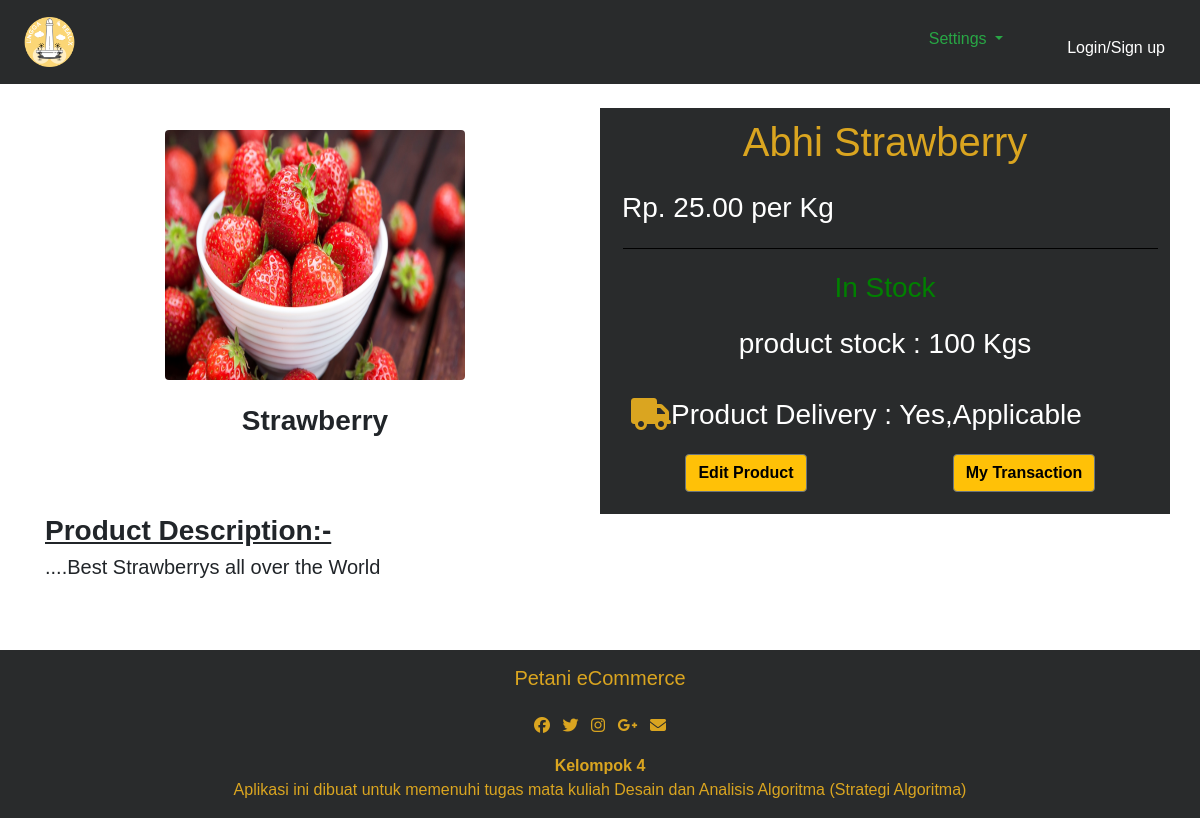
The page /FarmerPortal/FarmerProductDetails.php?id=31 on the database its author committed.
### tables this page shows
CREATE TABLE `products` (
  `product_id` int(100) NOT NULL,
  `farmer_fk` int(255) NOT NULL,
  `product_title` varchar(100) NOT NULL,
  `product_cat` varchar(100) NOT NULL,
  `product_type` varchar(100) NOT NULL,
  `product_expiry` varchar(25) NOT NULL,
  `product_image` text NOT NULL,
  `product_stock` int(100) NOT NULL,
  `product_price` int(100) NOT NULL,
  `product_desc` text NOT NULL,
  `product_keywords` text NOT NULL,
  `product_delivery` varchar(5) NOT NULL
);

### FarmerPortal/FarmerProductDetails.php (the view, shortened to what this page needs)
<?php
include("../Functions/functions.php");
?>
<!DOCTYPE html>
<html lang="en">
<head>
     <link rel="stylesheet" href="https://cdnjs.cloudflare.com/ajax/libs/font-awesome/4.7.0/css/font-awesome.min.css">
     <link rel="stylesheet" href="https://cdnjs.cloudflare.com/ajax/libs/font-awesome/4.7.0/css/font-awesome.min.css">
     <link rel="stylesheet" href="https://stackpath.bootstrapcdn.com/bootstrap/4.4.1/css/bootstrap.min.css">
     <link rel="stylesheet" href="../portal_files/bootstrap.min.css">
</head>
<body>
     <nav class="navbar navbar-expand-xl ">
          <a class="float-left" href="farmerHomepage.php">
               <img src="agro.png?v=1" class="float-left mr-2 moblogo" alt="Logo" style="height:50px;">
          </a>
          <div class="collapse navbar-collapse" id="navbarSupportedContent">
          </div>
          <div class=" flex-row-reverse right ">
               <div class="p-2 cart">
                    <div class='loginz'>
                    </div>
               </div>
               <div class="dropdown p-2 settings ">
                    <button class="btn  dropdown-toggle text-success" style="margin-top:-20px;" type="button" id="dropdownMenuButton" data-toggle="dropdown" aria-haspopup="true" aria-expanded="false">
                         Settings
                    </button>
               </div>
          </div>
     </nav>
     <br>
     <?php
     global $con;
     if (isset($_GET['id'])) {
          $prod_id = $_GET['id'];
          $query = "select * from products where product_id=" . $prod_id;
          $run_query = mysqli_query($con, $query);
          $resultCheck = mysqli_num_rows($run_query);
          if ($resultCheck > 0) {
               while ($rows = mysqli_fetch_array($run_query)) {
                    $product_title = $rows['product_title'];
                    $product_image = $rows['product_image'];
                    $product_type = $rows['product_type'];
                    $product_stock = $rows['product_stock'];
                    $product_description = $rows['product_desc'];
                    $product_price = $rows['product_price'];
                    $product_delivery = $rows['product_delivery'];
                    if ($product_stock == 0) {
                         $str = "Not In Stock";
                    } else {
                         $str = "In Stock";
                    }
                    if ($product_delivery == "no") {
                         $del = "Not Applicable";
                    } else {
                         $del = "Yes,Applicable";
                    }
                    $space = "....";
                    echo "<div class='container'>
                                   <div class='row'>
                                        <div class='col-md-6' style='padding:7px; margin-top:15px;'>
                                             <img src='../Admin/product_images/$product_image' class='rounded mx-auto d-block bord' height='250px' width='300px' >
                                             <br>
                                             <div class='row'>
                                                  <div class='col-md-12'>
                                                       <h3 class='text-center' style='font-weight:bold;'>$product_type</h3>
                                                  </div>
                                             </div>
                                        </div>
                                        <div class='col-md-6 blackgoldie'>
                                             <div class='row'>
                                                  <div class='col-md-12 bottom-rule aligncenter'>
                                                       <h1 style='color:goldenrod;padding:10px;'>$product_title</h1>
                                                  </div>
                                             </div>
                                             <h3  style='color:white;padding:7px;'>Rp. " . $product_price . ".00 per Kg</h3>
                                             <div class='row'>
                                                  <div class='col-md-12 text-center'>
                                                       <h3 style='color:green;padding:7px;'>$str<h3>
                                                  </div>
                                             </div>
                                             <div class='row'>
                                                  <div class='col-md-12 text-center'>
                                                       <h3 style='color:white;padding:7px;'><span class='monospaced'>product stock  : " . $product_stock . " Kgs" . "</span><h3>
                                                  </div>
                                             </div>
                                             <div class='row' style='padding:7px;'>
                                                  <div class='row text-center ml-4 mt-3' >
                                                       <i class='fa fa-truck fa-2x' aria-hidden='true' style='color:goldenrod;'> </i>
                                                       <h3 style='color:white;'>   Product Delivery : " . $del . "<h3>
                                                  </div>
                                             </div>
                                             <div class='row' style='padding:7px; margin-bottom:15px;' >
                                                  <div class='col-12 col-xl-6 col-lg-6 col-md-6 col-sm-12 aligncenter'> <a href='EditProduct.php?id=$prod_id' class='btn btn-warning border-secondary' style='color:black'><b>Edit Product</b></a></div>
                                                  <div class='col-12 col-xl-6 col-lg-6 col-md-6 col-sm-12 aligncenter'> <a href='Transactions.php' class='btn btn-warning border-secondary' style='color:black'><b>My Transaction</b></a></div>
                                             </div>
                                        </div>
                                   </div>
                              </div>
                              <div class='container'>
                                   <div class='desc'>
                                        <div class='row'>
                                             <div class='col-md-12'>
                                             <h3><span class='monospaced'><u><b>Product Description:-</b></u></span><h3>
                                             </div>
                                        </div>
                                        <div class='row'>
                                                  <div class='col-md-12'>
                                                       <h5><span class='monospaced'>" . $space . $product_description . "</span><h5>
                                                  </div>
                                             </div>
                                        </div>
                                   </div>
                              </div>";
               }
          }
     } else {
          echo "<br><br><hr><h1 align = center>Product Not Uploaded !</h1><br><br><hr>";
     }
     ?>
     <br><br>
<?php
include("../Includes/footer2.php");
?>
</body>
</html>

### FarmerPortal/FarmerProductDetails.php (style rules this page uses)
* { margin: 0; box-sizing: border-box; }
.dropdown { float: right; margin-right: 35px; margin-top: 20px; }
.loginz { float: right; margin-right: 20px; margin-top: 20px; }
body { margin: 0; padding: 0; font-family: sans-serif; background-size: cover; background-position: center; box-sizing: border-box; }
.aligncenter { text-align: center; }
a { color: goldenrod; }
img { max-width: 100%; display: inline-block; }
* { margin: 0; padding: 0; box-sizing: border-box; }
nav { background-color: #292b2c; }
.right { display: flex; }
.cart { margin-right: -9px; }
.blackgoldie { background-color: #292b2c; }

### rows shown on the page
products: product_image (picture), product_type "Strawberry", product_title "Abhi Strawberry", product_price "25", product_stock "In Stock", product_stock "100", product_delivery "Yes,Applicable", space "....", product_desc "Best Strawberrys all over the World"
